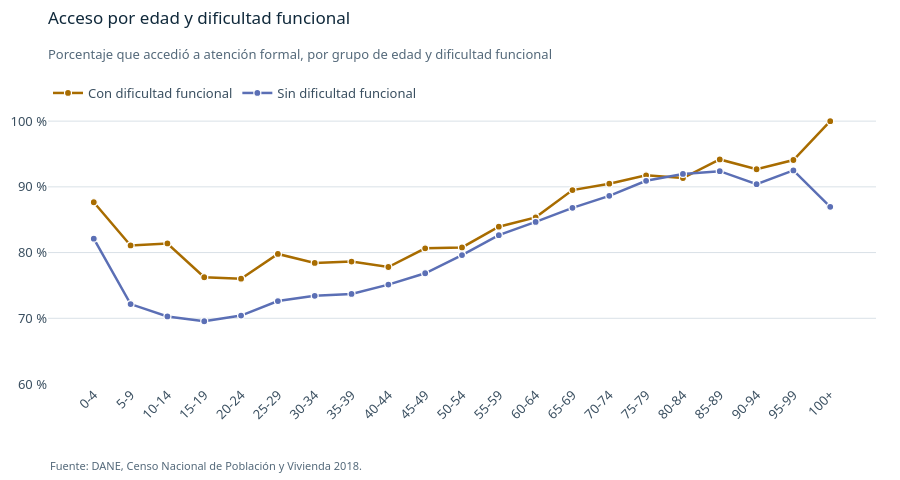

This figure's notebook cell:
### Code cell
colores_dif = {"Con dificultad funcional": GRUPO_B, "Sin dificultad funcional": GRUPO_A}

fig = go.Figure()
for grupo in orden_dificultad:
    fig.add_trace(go.Scatter(
        x=edad_orden, y=pct_edad[grupo], name=grupo, mode="lines+markers",
        line=dict(color=colores_dif[grupo], width=2.5), marker=dict(size=7, line=dict(color="#FFFFFF", width=1.2)),
        customdata=n_edad[grupo].fillna(0),
        hovertemplate=grupo + "<br>%{x}<br>Accedió: %{y:.1f} %<br>Base: %{customdata:,.0f} personas<extra></extra>",
    ))
fig.update_xaxes(tickangle=-45, showgrid=False)
fig.update_yaxes(range=[60, 102], ticksuffix=" %")
rotular(fig, "Acceso por edad y dificultad funcional",
        "Porcentaje que accedió a atención formal, por grupo de edad y dificultad funcional", FUENTE, espacio=72)
mostrar_figura(fig, "05_acceso_edad_dificultad", FIG_DIR, alto=480, ancho=1000)

### Figure 1 — Plotly figure (JSON) as saved in the notebook; plotly's stock layout.template omitted (floating-point values rounded to 4 significant figures)
{"data": [{"customdata": [405, 608, 650, 741, 634, 757, 760, 978, 1284, 1752, 2133, 2391, 2199, 2097, 1818, 1771, 1558, 1047, 519, 186, 35], "hovertemplate": "Con dificultad funcional<br>%{x}<br>Accedió: %{y:.1f} %<br>Base: %{customdata:,.0f} personas<extra></extra>", "line": {"color": "#A86C00", "width": 2.5}, "marker": {"line": {"color": "#FFFFFF", "width": 1.2}, "size": 7}, "mode": "lines+markers", "name": "Con dificultad funcional", "type": "scatter", "x": ["0-4", "5-9", "10-14", "15-19", "20-24", "25-29", "30-34", "35-39", "40-44", "45-49", "50-54", "55-59", "60-64", "65-69", "70-74", "75-79", "80-84", "85-89", "90-94", "95-99", "100+"], "y": [87.65, 81.09, 81.38, 76.25, 76.03, 79.79, 78.42, 78.63, 77.8, 80.65, 80.78, 83.94, 85.36, 89.51, 90.48, 91.76, 91.34, 94.17, 92.68, 94.09, 100.0]}, {"customdata": [12572, 7792, 6063, 6417, 6803, 7446, 7407, 8004, 7036, 7288, 7652, 7122, 5966, 4951, 3599, 2555, 1742, 880, 313, 80, 23], "hovertemplate": "Sin dificultad funcional<br>%{x}<br>Accedió: %{y:.1f} %<br>Base: %{customdata:,.0f} personas<extra></extra>", "line": {"color": "#5B6FB5", "width": 2.5}, "marker": {"line": {"color": "#FFFFFF", "width": 1.2}, "size": 7}, "mode": "lines+markers", "name": "Sin dificultad funcional", "type": "scatter", "x": ["0-4", "5-9", "10-14", "15-19", "20-24", "25-29", "30-34", "35-39", "40-44", "45-49", "50-54", "55-59", "60-64", "65-69", "70-74", "75-79", "80-84", "85-89", "90-94", "95-99", "100+"], "y": [82.12, 72.16, 70.28, 69.55, 70.41, 72.62, 73.42, 73.7, 75.13, 76.85, 79.63, 82.65, 84.66, 86.81, 88.64, 90.92, 91.96, 92.39, 90.42, 92.5, 86.96]}], "layout": {"annotations": [{"align": "left", "font": {"color": "#54697A", "size": 11}, "showarrow": false, "text": "Fuente: DANE, Censo Nacional de Población y Vivienda 2018.", "x": 0, "xanchor": "left", "xref": "paper", "y": 0, "yanchor": "top", "yref": "paper", "yshift": -72}], "height": 480, "margin": {"b": 96, "t": 108}, "title": {"font": {"color": "#10293B", "size": 17}, "pad": {"t": 12}, "subtitle": {"font": {"color": "#54697A", "size": 13}, "text": "Porcentaje que accedió a atención formal, por grupo de edad y dificultad funcional"}, "text": "Acceso por edad y dificultad funcional", "x": 0, "xanchor": "left", "xref": "paper", "y": 1, "yanchor": "top", "yref": "container"}, "xaxis": {"showgrid": false, "tickangle": -45}, "yaxis": {"range": [60, 102], "ticksuffix": " %"}}}
